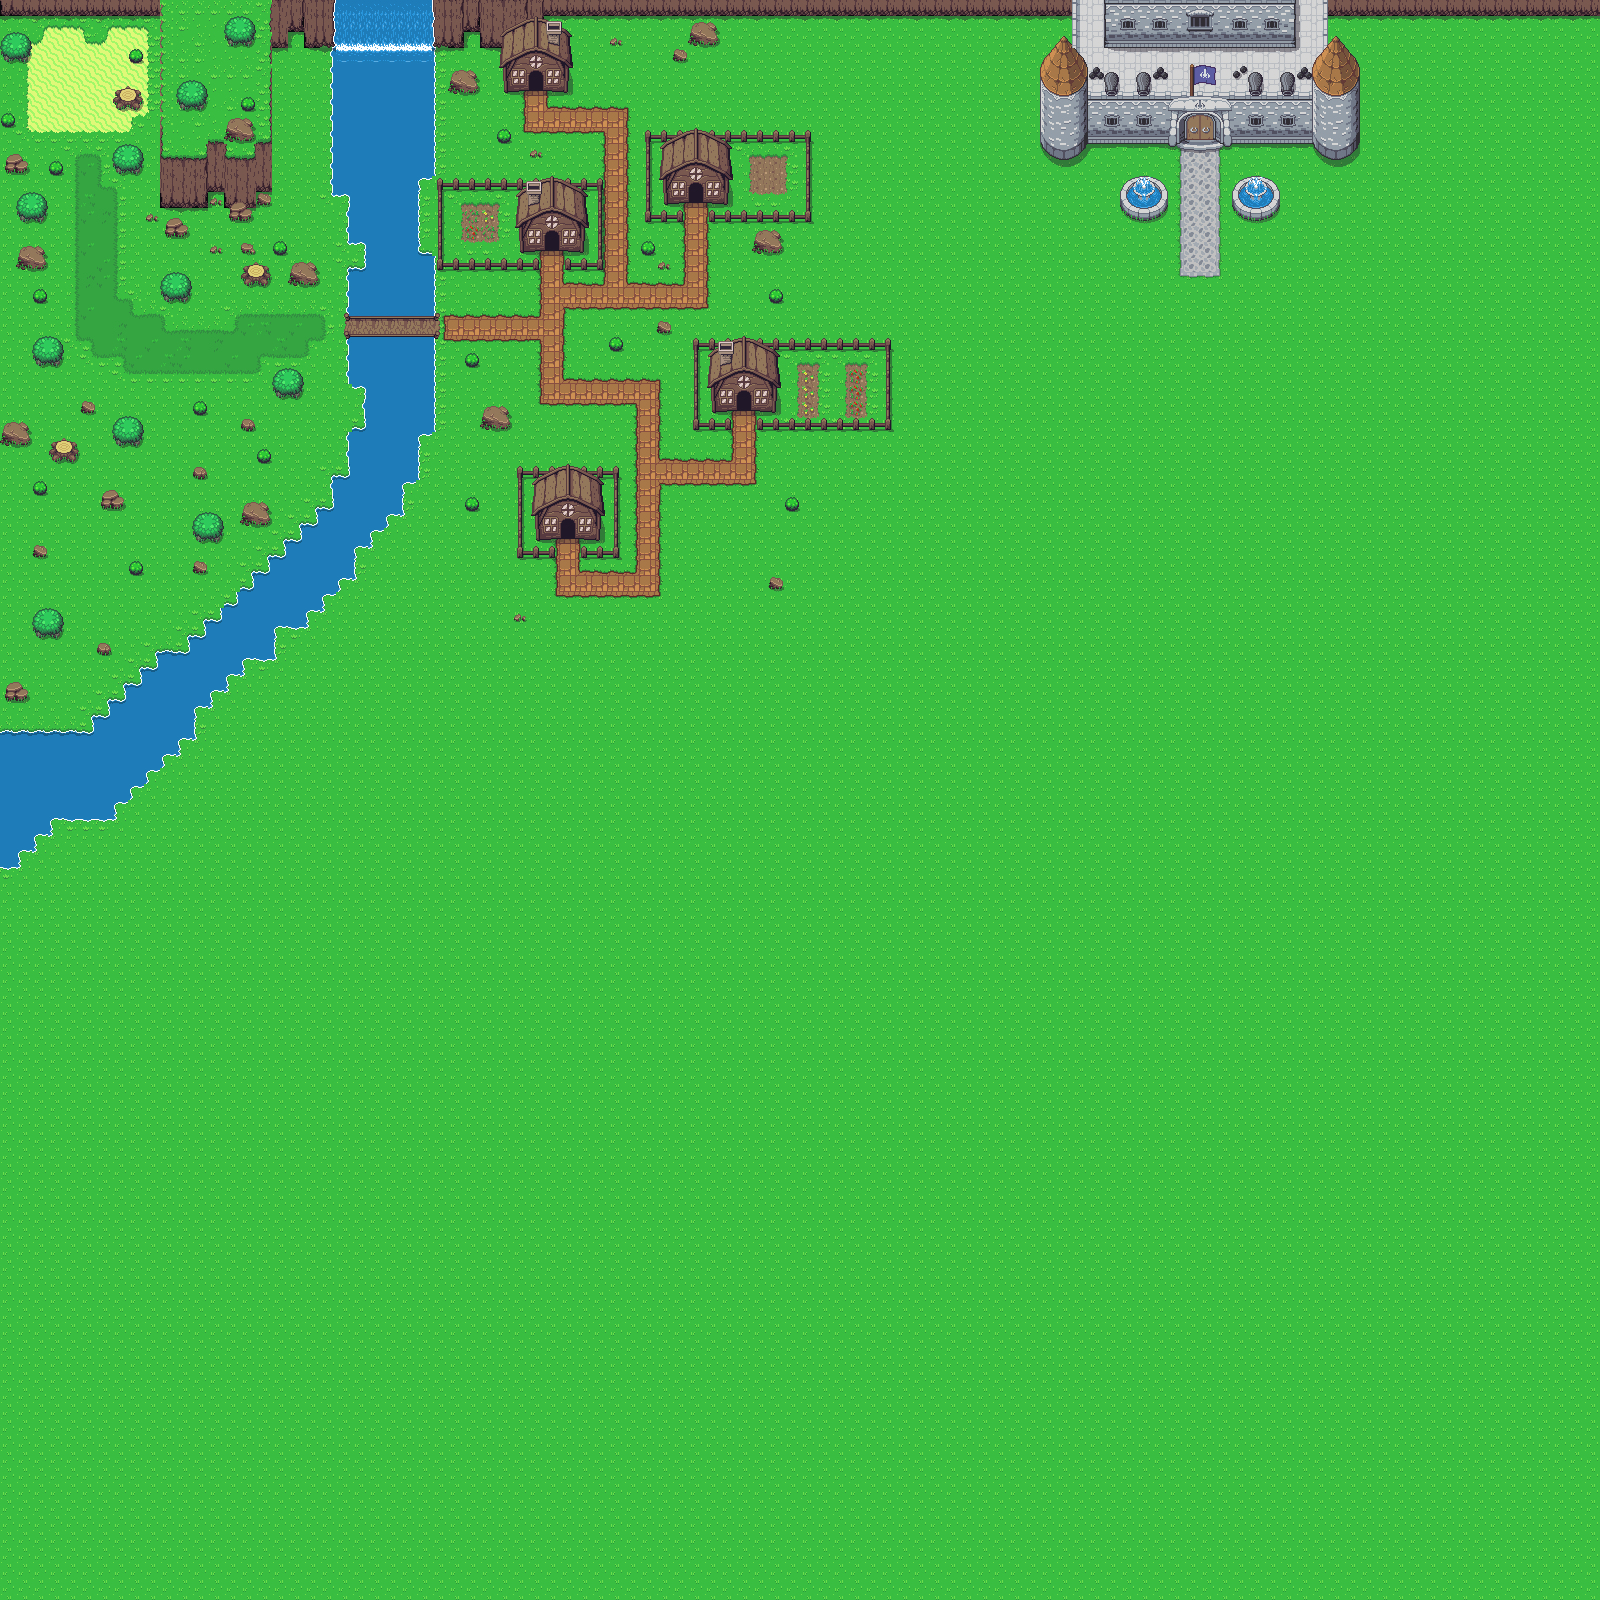

The image is a tile-based game level rendered from a .tmx file. Its description and source (layers, tilesets, objects; grid data summarised) follow:
An orthogonal 100x100 tile map with 16x16 px tiles, 6 tile layers (World - Layer 1, World - Layer 2, Natural fixed entities, Paths, ...), 1 hidden layer not drawn, 3 tilesets and 5 objects (5x portal).

<map version="1.0" orientation="orthogonal" renderorder="right-down" width="100" height="100" tilewidth="16" tileheight="16" nextobjectid="19">
  <properties>
    <property name="name" value="TestMap" />
  </properties>
  <tileset firstgid="1" name="World" tilewidth="16" tileheight="16" tilecount="1440" columns="40">
    <image source="../gfx/overworld.png" trans="000000" width="640" height="576" />
    <tile id="16">
      <animation>
        <frame tileid="16" duration="100" />
        <frame tileid="18" duration="100" />
        <frame tileid="20" duration="100" />
        <frame tileid="96" duration="100" />
        <frame tileid="98" duration="100" />
        <frame tileid="100" duration="100" />
      </animation>
    </tile>
    <tile id="17">
      <animation>
        <frame tileid="17" duration="100" />
        <frame tileid="19" duration="100" />
        <frame tileid="21" duration="100" />
        <frame tileid="97" duration="100" />
        <frame tileid="99" duration="100" />
        <frame tileid="101" duration="100" />
      </animation>
    </tile>
    <tile id="40">
      <animation>
        <frame tileid="40" duration="100" />
        <frame tileid="41" duration="100" />
        <frame tileid="42" duration="100" />
        <frame tileid="43" duration="100" />
        <frame tileid="80" duration="100" />
        <frame tileid="81" duration="100" />
        <frame tileid="82" duration="100" />
        <frame tileid="83" duration="100" />
      </animation>
    </tile>
    <tile id="56">
      <animation>
        <frame tileid="56" duration="100" />
        <frame tileid="58" duration="100" />
        <frame tileid="60" duration="100" />
        <frame tileid="136" duration="100" />
        <frame tileid="138" duration="100" />
        <frame tileid="140" duration="100" />
      </animation>
    </tile>
    <tile id="57">
      <animation>
        <frame tileid="57" duration="100" />
        <frame tileid="59" duration="100" />
        <frame tileid="61" duration="100" />
        <frame tileid="137" duration="100" />
        <frame tileid="139" duration="100" />
        <frame tileid="141" duration="100" />
      </animation>
    </tile>
    <tile id="123">
      <animation>
        <frame tileid="123" duration="100" />
        <frame tileid="124" duration="100" />
        <frame tileid="125" duration="100" />
        <frame tileid="163" duration="100" />
        <frame tileid="164" duration="100" />
        <frame tileid="165" duration="100" />
      </animation>
    </tile>
    <tile id="258">
      <animation>
        <frame tileid="258" duration="100" />
        <frame tileid="259" duration="100" />
        <frame tileid="260" duration="100" />
      </animation>
    </tile>
    <tile id="298">
      <animation>
        <frame tileid="298" duration="100" />
        <frame tileid="299" duration="100" />
        <frame tileid="300" duration="100" />
      </animation>
    </tile>
    <tile id="338">
      <animation>
        <frame tileid="338" duration="100" />
        <frame tileid="339" duration="100" />
        <frame tileid="340" duration="100" />
      </animation>
    </tile>
    <tile id="378">
      <animation>
        <frame tileid="378" duration="100" />
        <frame tileid="418" duration="100" />
        <frame tileid="459" duration="100" />
      </animation>
    </tile>
    <tile id="382">
      <animation>
        <frame tileid="382" duration="100" />
        <frame tileid="385" duration="100" />
        <frame tileid="388" duration="100" />
      </animation>
    </tile>
    <tile id="383">
      <animation>
        <frame tileid="383" duration="100" />
        <frame tileid="386" duration="100" />
        <frame tileid="389" duration="100" />
      </animation>
    </tile>
    <tile id="384">
      <animation>
        <frame tileid="384" duration="100" />
        <frame tileid="387" duration="100" />
        <frame tileid="390" duration="100" />
      </animation>
    </tile>
    <tile id="422">
      <animation>
        <frame tileid="422" duration="100" />
        <frame tileid="425" duration="100" />
        <frame tileid="428" duration="100" />
      </animation>
    </tile>
    <tile id="423">
      <animation>
        <frame tileid="423" duration="100" />
        <frame tileid="426" duration="100" />
        <frame tileid="429" duration="100" />
      </animation>
    </tile>
    <tile id="424">
      <animation>
        <frame tileid="424" duration="100" />
        <frame tileid="427" duration="100" />
        <frame tileid="430" duration="100" />
      </animation>
    </tile>
    <tile id="1163">
      <animation>
        <frame tileid="1163" duration="100" />
        <frame tileid="1165" duration="100" />
        <frame tileid="1167" duration="100" />
        <frame tileid="1169" duration="100" />
        <frame tileid="1171" duration="100" />
      </animation>
    </tile>
    <tile id="1164">
      <animation>
        <frame tileid="1164" duration="100" />
        <frame tileid="1166" duration="100" />
        <frame tileid="1168" duration="100" />
        <frame tileid="1170" duration="100" />
        <frame tileid="1172" duration="100" />
      </animation>
    </tile>
    <tile id="1203">
      <animation>
        <frame tileid="1203" duration="100" />
        <frame tileid="1205" duration="100" />
        <frame tileid="1207" duration="100" />
        <frame tileid="1209" duration="100" />
        <frame tileid="1211" duration="100" />
      </animation>
    </tile>
    <tile id="1204">
      <animation>
        <frame tileid="1204" duration="100" />
        <frame tileid="1206" duration="100" />
        <frame tileid="1208" duration="100" />
        <frame tileid="1210" duration="100" />
        <frame tileid="1212" duration="100" />
      </animation>
    </tile>
  </tileset>
  <tileset firstgid="1441" name="Objects" tilewidth="16" tileheight="16" tilecount="660" columns="33">
    <image source="../gfx/objects.png" trans="000000" width="528" height="320" />
    <tile id="99">
      <animation>
        <frame tileid="99" duration="100" />
        <frame tileid="100" duration="100" />
        <frame tileid="101" duration="100" />
        <frame tileid="102" duration="100" />
      </animation>
    </tile>
    <tile id="103">
      <animation>
        <frame tileid="103" duration="100" />
        <frame tileid="104" duration="100" />
        <frame tileid="105" duration="100" />
        <frame tileid="106" duration="100" />
        <frame tileid="107" duration="100" />
        <frame tileid="108" duration="100" />
        <frame tileid="109" duration="100" />
      </animation>
    </tile>
    <tile id="110">
      <animation>
        <frame tileid="110" duration="100" />
        <frame tileid="111" duration="100" />
        <frame tileid="112" duration="100" />
        <frame tileid="113" duration="100" />
      </animation>
    </tile>
    <tile id="132">
      <animation>
        <frame tileid="132" duration="100" />
        <frame tileid="133" duration="100" />
        <frame tileid="134" duration="100" />
        <frame tileid="135" duration="100" />
      </animation>
    </tile>
    <tile id="268">
      <animation>
        <frame tileid="268" duration="100" />
        <frame tileid="269" duration="100" />
        <frame tileid="270" duration="100" />
        <frame tileid="271" duration="100" />
      </animation>
    </tile>
  </tileset>
  <tileset firstgid="2101" name="Inner" tilewidth="16" tileheight="16" tilecount="1000" columns="40">
    <image source="../gfx/inner.png" trans="000000" width="640" height="400" />
  </tileset>
  <layer name="World - Layer 1" width="100" height="100">
    <data>[10000 cells, 10000 non-empty, 55 distinct tile ids]</data>
  </layer>
  <layer name="World - Layer 2" width="100" height="100">
    <data>[10000 cells, 97 non-empty, 7 distinct tile ids]</data>
  </layer>
  <layer name="Natural fixed entities" width="100" height="100">
    <data>[10000 cells, 135 non-empty, 17 distinct tile ids]</data>
  </layer>
  <layer name="Paths" width="100" height="100">
    <data>[10000 cells, 414 non-empty, 39 distinct tile ids]</data>
  </layer>
  <layer name="Civilization - Layer 1" width="100" height="100">
    <data>[10000 cells, 403 non-empty, 82 distinct tile ids]</data>
  </layer>
  <layer name="Civilization - Layer 2" width="100" height="100">
    <data>[10000 cells, 221 non-empty, 87 distinct tile ids]</data>
  </layer>
  <layer name="Collisions" width="100" height="100" visible="0">
    <data>[10000 cells, 1016 non-empty, 1 distinct tile ids]</data>
  </layer>
  <objectgroup name="Portals">
    <object id="1" type="portal" x="544" y="240" width="16" height="16" />
    <object id="2" type="portal" x="688" y="192" width="16" height="16" />
    <object id="3" type="portal" x="528" y="80" width="16" height="16" />
    <object id="4" type="portal" x="736" y="400" width="16" height="16" />
    <object id="5" type="portal" x="560" y="528" width="16" height="16" />
  </objectgroup>
</map>
